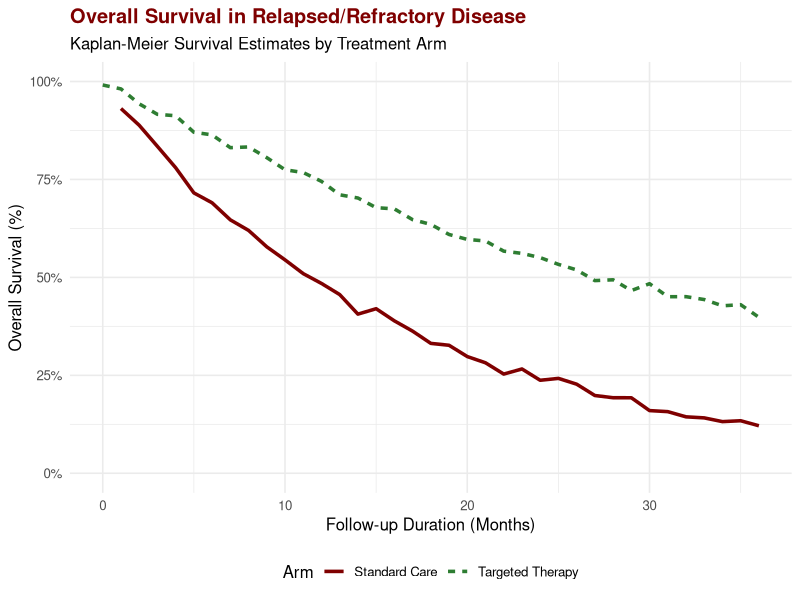
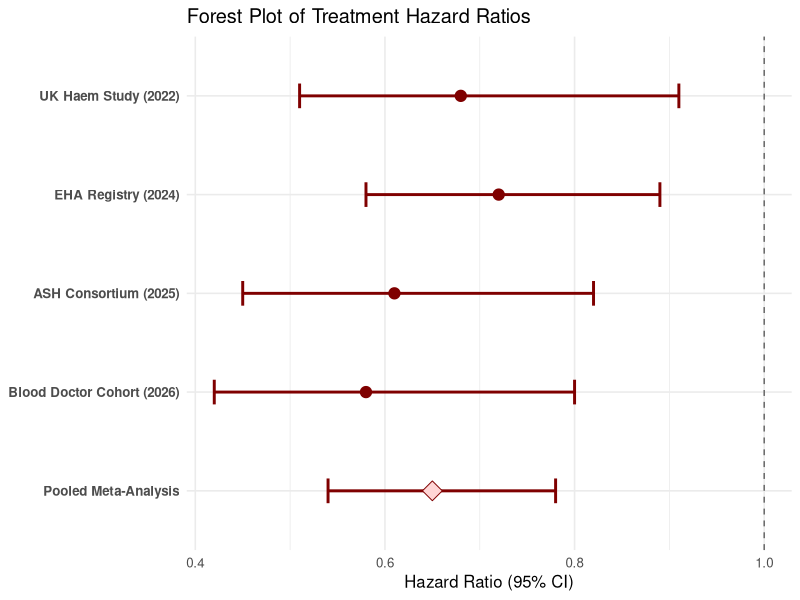

Write R code to recreate these figures, in order.
## ---- chunk 1
#| label: fig-survival
#| fig-cap: "Kaplan-Meier overall survival curve generated dynamically with R and ggplot2."
#| fig-width: 7
#| fig-height: 4.2
library(ggplot2)

set.seed(2026)
time <- seq(0, 36, by=1)
surv_control <- exp(-0.06 * time) + rnorm(length(time), 0, 0.01)
surv_treated <- exp(-0.025 * time) + rnorm(length(time), 0, 0.01)

df <- data.frame(
  Time = rep(time, 2),
  Survival = c(pmax(0, surv_control), pmax(0, surv_treated)),
  Arm = factor(rep(c("Standard Care", "Targeted Therapy"), each=length(time)))
)

ggplot(df, aes(x=Time, y=Survival, color=Arm, linetype=Arm)) +
  geom_line(linewidth=1.2) +
  scale_color_manual(values=c("#7f0000", "#2e7d32")) +
  scale_y_continuous(labels=scales::percent, limits=c(0, 1)) +
  labs(title="Overall Survival in Relapsed/Refractory Disease",
       subtitle="Kaplan-Meier Survival Estimates by Treatment Arm",
       x="Follow-up Duration (Months)", y="Overall Survival (%)") +
  theme_minimal(base_size=12) +
  theme(legend.position="bottom", plot.title=element_text(face="bold", color="#7f0000"))
## ---- chunk 2
#| label: fig-forest
#| fig-cap: "Clinical Trial Forest Plot showing Hazard Ratios (HR) and 95% Confidence Intervals."
#| fig-width: 7.5
#| fig-height: 3.8

trials <- data.frame(
  Study = c("UK Haem Study (2022)", "EHA Registry (2024)", "ASH Consortium (2025)", "Blood Doctor Cohort (2026)", "Pooled Meta-Analysis"),
  HR = c(0.68, 0.72, 0.61, 0.58, 0.65),
  Lower = c(0.51, 0.58, 0.45, 0.42, 0.54),
  Upper = c(0.91, 0.89, 0.82, 0.80, 0.78),
  Summary = c(FALSE, FALSE, FALSE, FALSE, TRUE)
)

ggplot(trials, aes(x=HR, y=reorder(Study, c(5,4,3,2,1)))) +
  geom_vline(xintercept=1, linetype="dashed", color="grey40") +
  geom_errorbarh(aes(xmin=Lower, xmax=Upper), height=0.25, color="#7f0000", linewidth=1) +
  geom_point(aes(shape=Summary, size=Summary, fill=Summary), color="#7f0000") +
  scale_shape_manual(values=c(21, 23)) +
  scale_size_manual(values=c(3.5, 5)) +
  scale_fill_manual(values=c("#7f0000", "#ffd5d5")) +
  labs(title="Forest Plot of Treatment Hazard Ratios",
       x="Hazard Ratio (95% CI)", y=NULL) +
  theme_minimal(base_size=12) +
  theme(legend.position="none", axis.text.y=element_text(face="bold"))
